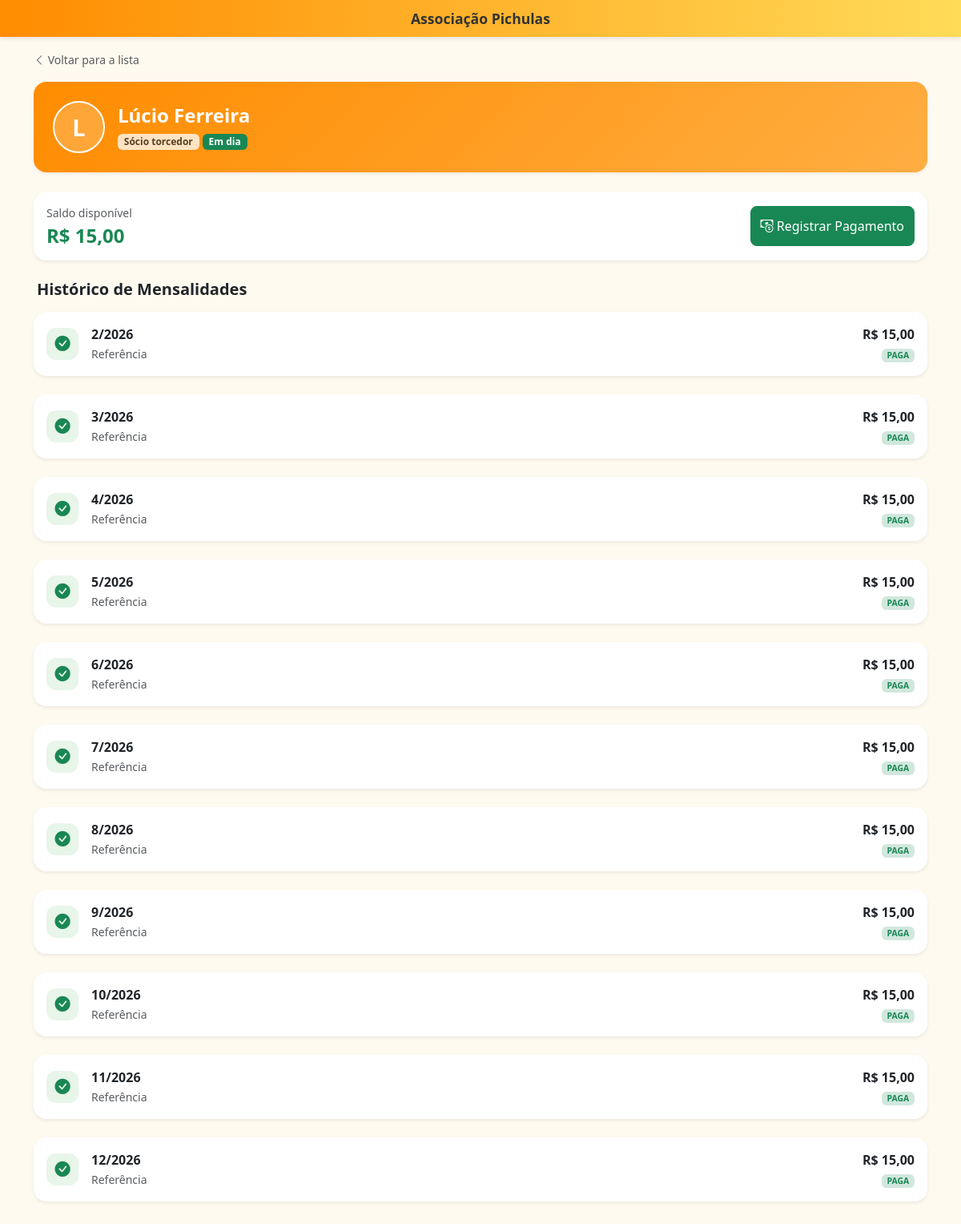
/associados/detatlhe/9, run on an earlier commit of the app's database.
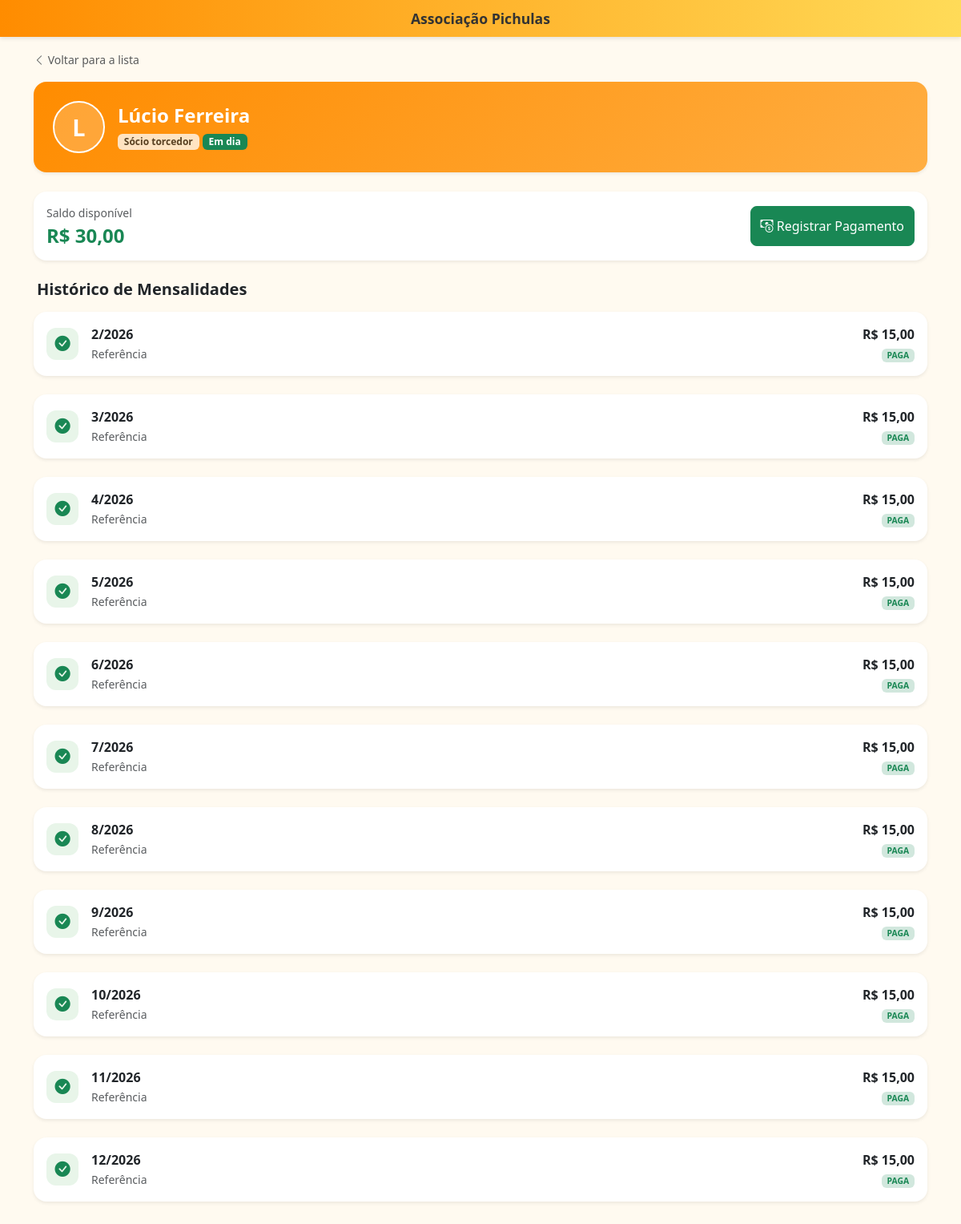
And on a later commit of the database.
### associados/models.py (models this page shows, shortened)
class Associados(models.Model):
    TIPO_CHOICES = (
        ('jogador','Jogador'),
        ('torcedor','Torcedor'),
    )
    nome = models.CharField(max_length = 50)
    sobrenome = models.CharField(max_length = 50)
    tipo = models.CharField(max_length = 50, choices = TIPO_CHOICES, blank = True, null = True)
    data_cadastro = models.DateField(default = timezone.now)
    valor_mensalidade = models.DecimalField(max_digits=10, decimal_places=2)
    saldo_credito = models.DecimalField(max_digits=10, decimal_places=2, default=0)
    ativo = models.BooleanField(default = True)
    @property
    def esta_em_dia(self):
        hoje = timezone.now().date()
        return not self.mensalidades.filter(
            status='ABERTA',
            data_vencimento__lt=hoje
        ).exists()

### associados/views.py (the view)
# urls.py: path('detatlhe/<int:id>', views.detalhe_associado, name='detalhe_associado'),
def detalhe_associado(request,id):
    associado = get_object_or_404(Associados,id=id)
    mensalidades = associado.mensalidades.all().order_by('ano', 'mes')
    mensalidades_abertas = mensalidades.filter(status='ABERTA')
    total_abertas = mensalidades_abertas.count()
    context = {
        'associado':associado,
        'mensalidades':mensalidades,
        'total_abertas':total_abertas,
    }
    return render(request, 'detalhe_associado.html',context)

### associados/templates/detalhe_associado.html (shortened to what the changed rows need)
{% extends 'base.html' %}
{% block content %}
<div class="card border-0 shadow-sm rounded-4 mb-4"
     style="background: linear-gradient(135deg, var(--cor-laranja), #ffae42);">
    <div class="card-body p-4 text-white">
        <div class="d-flex align-items-center">
            <div class="avatar-large me-3">
                {{ associado.nome|first|upper }}
            </div>
            <div>
                <h2 class="h4 mb-0 fw-bold">
                    {{ associado.nome }} {{ associado.sobrenome }}
                </h2>
                <span class="badge bg-white text-dark mt-1 opacity-75">
                    Sócio {{ associado.tipo }}
                </span>
                {% if associado.esta_em_dia %}
                    <span class="badge bg-success mt-2">Em dia</span>
                {% else %}
                    <span class="badge bg-danger mt-2">Inadimplente</span>
                {% endif %}
            </div>
        </div>
    </div>
</div>
<div class="card border-0 shadow-sm rounded-4 mb-4">
    <div class="card-body p-3 d-flex justify-content-between align-items-center">
        <div>
            <p class="mb-1 text-muted small">Saldo disponível</p>
            <h4 class="fw-bold mb-0 {% if associado.saldo_credito > 0 %}text-success{% else %}text-muted{% endif %}">
                R$ {{ associado.saldo_credito }}
            </h4>
        </div>
    </div>
</div>
{% endblock %}

What changed in the data, as far as the page shows it:
changed Associados "Lúcio": saldo_credito "15,00" → "30,00"
